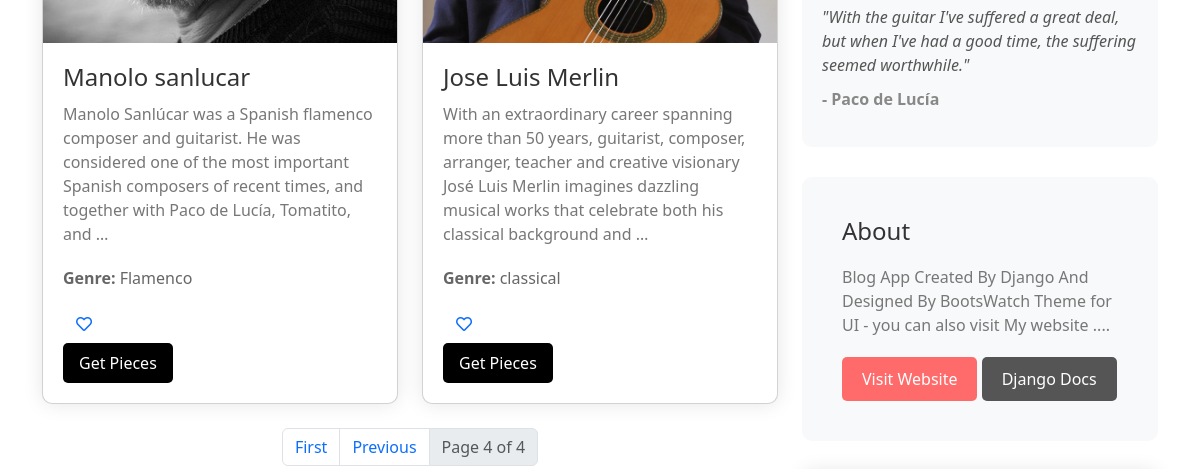
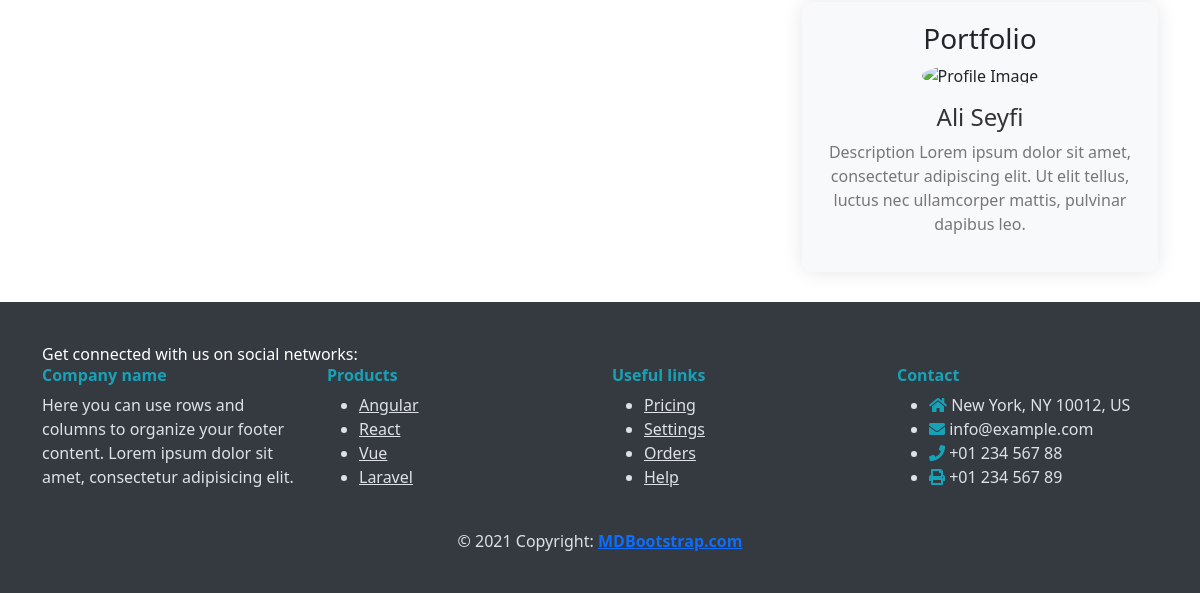
Page /music/composers?page=5 (lower part) on the earlier database version (2 pictures, top to bottom).
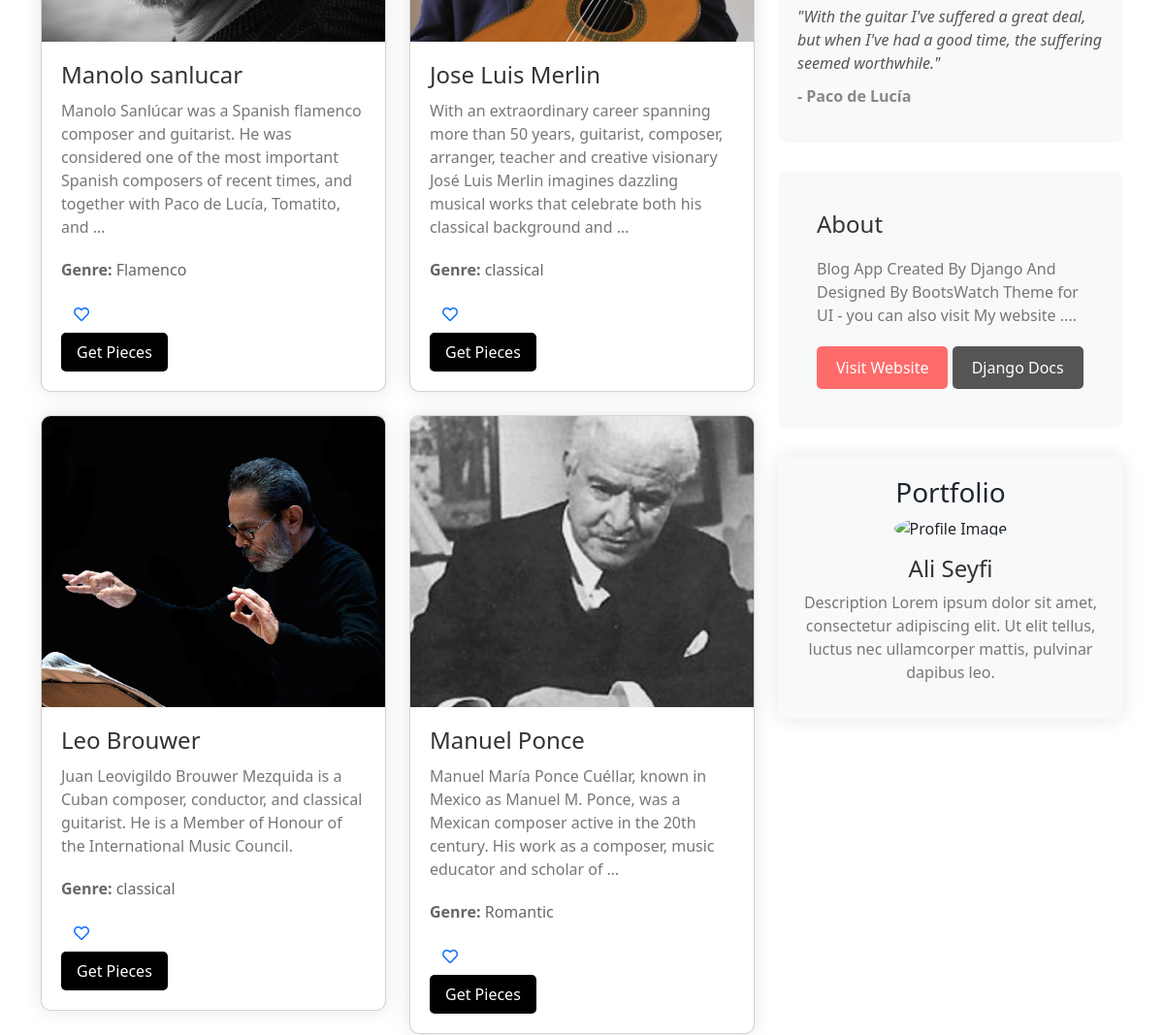
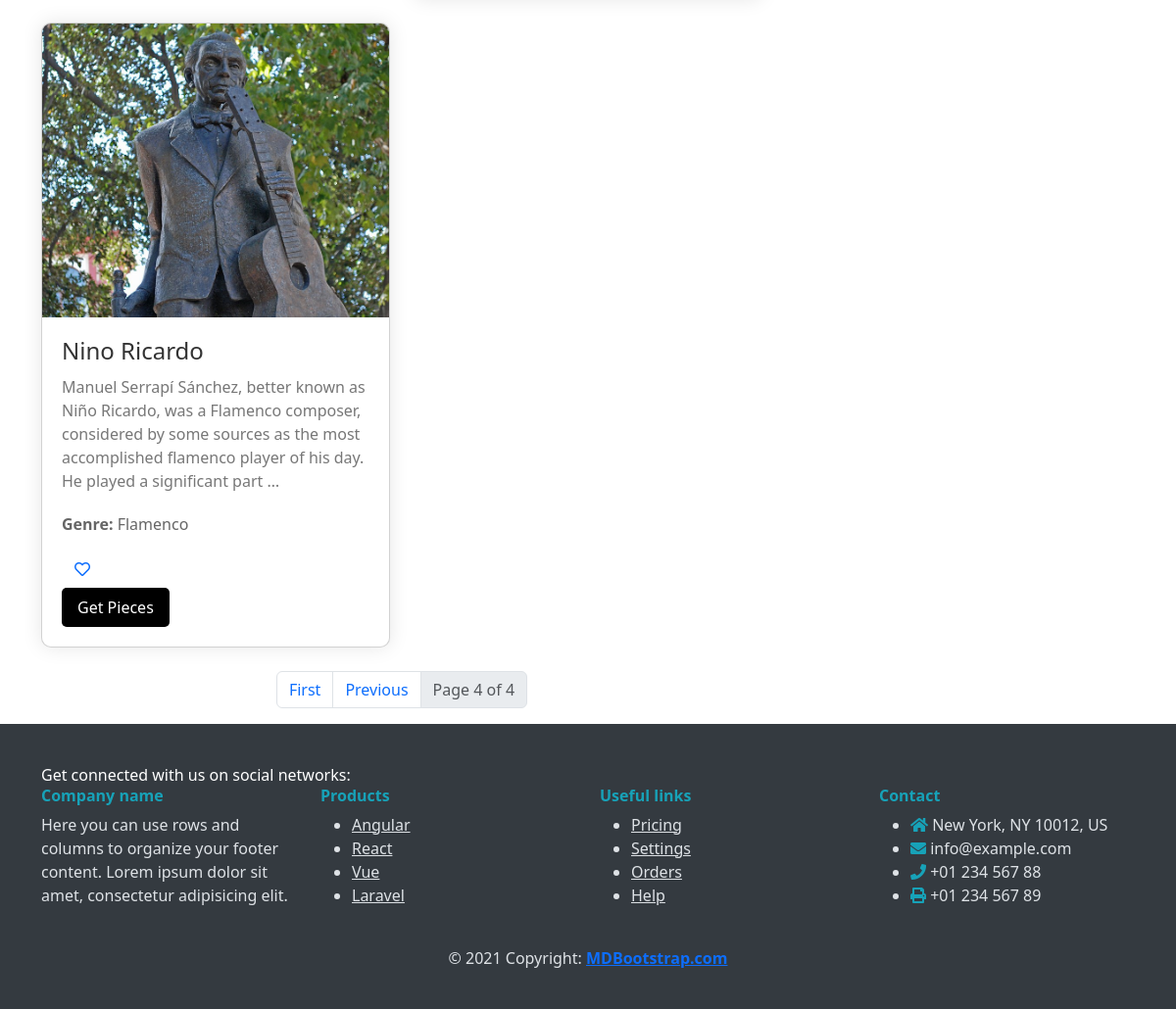
Same page on the later database version (2 pictures, top to bottom).
### music/models.py (models this page shows, shortened)
class Composer(models.Model):
    name = models.CharField(max_length=255,null=True,blank=True)
    biography = models.TextField(null=True, blank=True)
    image = models.ImageField(upload_to="Composers/" , default="default.jpg")
    genre = models.CharField(max_length=255,null=True,blank=True)
    nationality = models.CharField(blank=True,null=True,max_length=255)

### music/views.py (the view)
# urls.py: path('composers',ComposersView , name="composers" ),
def ComposersView(request):
    composers = Composer.objects.all()
    p = Paginator(composers,10)
    try:
        page_number = request.GET.get('page')
        composers = p.get_page(page_number)
    except EmptyPage:
        composers = composers.get_page(1)
    except PageNotAnInteger:
        composers = composers.get_page(1)
    if request.user.is_authenticated:
         favorited_composer_ids = set(request.user.favoritecomposer_set.values_list('composer__id', flat=True))
         context = {"composers": composers, "favorited_composer_ids": favorited_composer_ids}
         return render(request,'music/composers.html',context)
    else:
         context = {"composers": composers}
         return render(request,'music/composers.html',context)

### templates/music/composers.html (shortened to what this page needs)
{% extends "base.html" %}
{% load static %}
{% load thumbnail %}
{% block content %}
<div class="container">
  <div class="row">
    <div class="col-md-8">
          <div class="row">
        {% for composer in composers %}
        <div class="col-md-6 mb-4">
          <div class="card composer-card">
            <img src="{% thumbnail composer.image "600x400" crop="center" as im %}{{ im.url }}{% endthumbnail %}"
              alt="{{ composer.name }}" class="card-img-top composer-image">
            <div class="composer-details">
              <a style="text-decoration: none;" href="{% url 'music:pieces' cid=composer.id %}"><h3 class="card-title composer-name">{{ composer.name }}</h3></a>
              <p class="card-text composer-bio">{{ composer.biography|truncatewords:30 }}</p>
              <p class="composer-genre"><strong>Genre:</strong> {{ composer.genre }}</p>
              <form action="{% url 'music:Favorites' composer_id=composer.id %}" method="post">
                <button type="submit" class="btn btn-link composer-like-button" aria-label="Favorite Composer">
                  {% if composer.id in favorited_composer_ids %}
                    <i class="fas fa-heart text-danger"></i>
                  {% else %}
                    <i class="far fa-heart"></i>
                  {% endif %}
                </button>
              </form>
              <a href="{% url 'music:pieces' cid=composer.id %}"
                class="btn btn-primary composer-button">Get Pieces</a>
            </div>
          </div>
        </div>
        {% endfor %}
      </div>
      <nav aria-label="Pagination">
        <ul class="pagination justify-content-center">
          {% if composers.has_previous %}
          <li class="page-item">
            <a class="page-link" href="?page=1">First</a>
          </li>
          <li class="page-item">
            <a class="page-link" href="?page={{ composers.previous_page_number }}">Previous</a>
          </li>
          {% endif %}
          <li class="page-item disabled">
            <a class="page-link" href="#">Page {{ composers.number }} of {{ composers.paginator.num_pages }}</a>
          </li>
        </ul>
      </nav>
    </div>
    <div class="col-md-4">
      <div class="quote-card">
        <ul class="list-unstyled">
          <li>
            <p class="quote-text">"With the guitar I've suffered a great deal, but when I've had a good time, the suffering seemed worthwhile."</p>
            <p class="quote-author">- Paco de Lucía</p>
          </li>
        </ul>
      </div>
      <div class="about-section">
        <h3 class="about-header">About</h3>
        <p class="about-text">Blog App Created By Django And Designed By BootsWatch Theme for UI - you can also visit My website ....</p>
        <a href="https://bekbrace.com" class="btn btn-danger visit-website-button">Visit Website</a>
        <a href="https://docs.djangoproject.com/en/3.1" class="btn btn-secondary visit-website-button" style="background-color: #555;">Django Docs</a>
      </div>
      <div class="portfolio-section">
        <div class="portfolio-item">
          <h3>Portfolio</h3>
            <img src="{% static 'images/Ali.png' %}" alt="Profile Image" class="profile-image">
            <h4>Ali Seyfi</h4>
            <p>Description Lorem ipsum dolor sit amet, consectetur adipiscing elit. Ut elit tellus, luctus nec ullamcorper mattis, pulvinar dapibus leo.</p>
        </div>
    </div>
  </div>
    </div>
  </div>
{% endblock %}

Differences in the rows shown:
added Composer: image (picture), name "Leo Brouwer", biography "Juan Leovigildo Brouwer Mezquida is a Cuban composer, conductor, and classical guitarist. He is a Member of Honour of the International Music Council.", genre "classical"
added Composer: image (picture), name "Manuel Ponce", biography "Manuel María Ponce Cuéllar, known in Mexico as Manuel M. Ponce, was a Mexican composer active in the 20th century. His work as a composer, music educator and scholar of …", genre "Romantic"
added Composer: image (picture), name "Nino Ricardo", biography "Manuel Serrapí Sánchez, better known as Niño Ricardo, was a Flamenco composer, considered by some sources as the most accomplished flamenco player of his day. He played a significant part …", genre "Flamenco"
